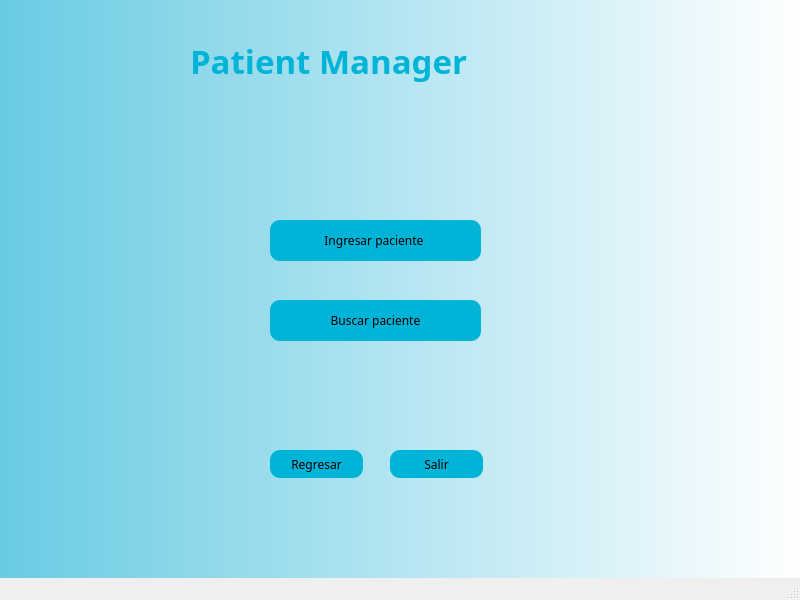
<?xml version="1.0" encoding="UTF-8"?>
<ui version="4.0">
 <class>MainWindow</class>
 <widget class="QMainWindow" name="MainWindow">
  <property name="geometry">
   <rect>
    <x>0</x>
    <y>0</y>
    <width>800</width>
    <height>600</height>
   </rect>
  </property>
  <property name="windowTitle">
   <string>MainWindow</string>
  </property>
  <property name="styleSheet">
   <string notr="true">QWidget#centralwidget{
background-color: qlineargradient(spread:pad, x1:0, y1:0, x2:1, y2:0, stop:0 rgba(105, 203, 227, 255), stop:1 rgba(255, 255, 255, 255));}</string>
  </property>
  <widget class="QWidget" name="centralwidget">
   <widget class="QPushButton" name="pushButton_regresar">
    <property name="geometry">
     <rect>
      <x>270</x>
      <y>450</y>
      <width>93</width>
      <height>28</height>
     </rect>
    </property>
    <property name="font">
     <font>
      <family>Montserrat</family>
     </font>
    </property>
    <property name="styleSheet">
     <string notr="true">QPushButton{
	border-radius: 10px;
	background-color: rgb(0, 180, 216);
}

</string>
    </property>
    <property name="text">
     <string>Regresar</string>
    </property>
   </widget>
   <widget class="QPushButton" name="pushButton_salir">
    <property name="geometry">
     <rect>
      <x>390</x>
      <y>450</y>
      <width>93</width>
      <height>28</height>
     </rect>
    </property>
    <property name="font">
     <font>
      <family>Montserrat</family>
     </font>
    </property>
    <property name="styleSheet">
     <string notr="true">QPushButton{
	border-radius: 10px;
	background-color: rgb(0, 180, 216);
}

</string>
    </property>
    <property name="text">
     <string>Salir</string>
    </property>
   </widget>
   <widget class="QLabel" name="label">
    <property name="geometry">
     <rect>
      <x>190</x>
      <y>30</y>
      <width>431</width>
      <height>61</height>
     </rect>
    </property>
    <property name="font">
     <font>
      <family>Montserrat</family>
      <pointsize>25</pointsize>
      <weight>75</weight>
      <bold>true</bold>
     </font>
    </property>
    <property name="styleSheet">
     <string notr="true">QLabel{
	color: rgb(0, 180, 216);
}</string>
    </property>
    <property name="text">
     <string>Patient Manager</string>
    </property>
   </widget>
   <widget class="QPushButton" name="ingresar100">
    <property name="geometry">
     <rect>
      <x>270</x>
      <y>220</y>
      <width>211</width>
      <height>41</height>
     </rect>
    </property>
    <property name="font">
     <font>
      <family>Montserrat</family>
     </font>
    </property>
    <property name="styleSheet">
     <string notr="true">QPushButton{
	border-radius: 10px;
	background-color: rgb(0, 180, 216);
}

</string>
    </property>
    <property name="text">
     <string>Ingresar paciente </string>
    </property>
   </widget>
   <widget class="QPushButton" name="pushButton_buscar">
    <property name="geometry">
     <rect>
      <x>270</x>
      <y>300</y>
      <width>211</width>
      <height>41</height>
     </rect>
    </property>
    <property name="font">
     <font>
      <family>Montserrat</family>
     </font>
    </property>
    <property name="styleSheet">
     <string notr="true">QPushButton{
	border-radius: 10px;
	background-color: rgb(0, 180, 216);
}

</string>
    </property>
    <property name="text">
     <string>Buscar paciente</string>
    </property>
   </widget>
  </widget>
  <widget class="QMenuBar" name="menubar">
   <property name="geometry">
    <rect>
     <x>0</x>
     <y>0</y>
     <width>800</width>
     <height>26</height>
    </rect>
   </property>
  </widget>
  <widget class="QStatusBar" name="statusbar"/>
 </widget>
 <resources/>
 <connections/>
</ui>
